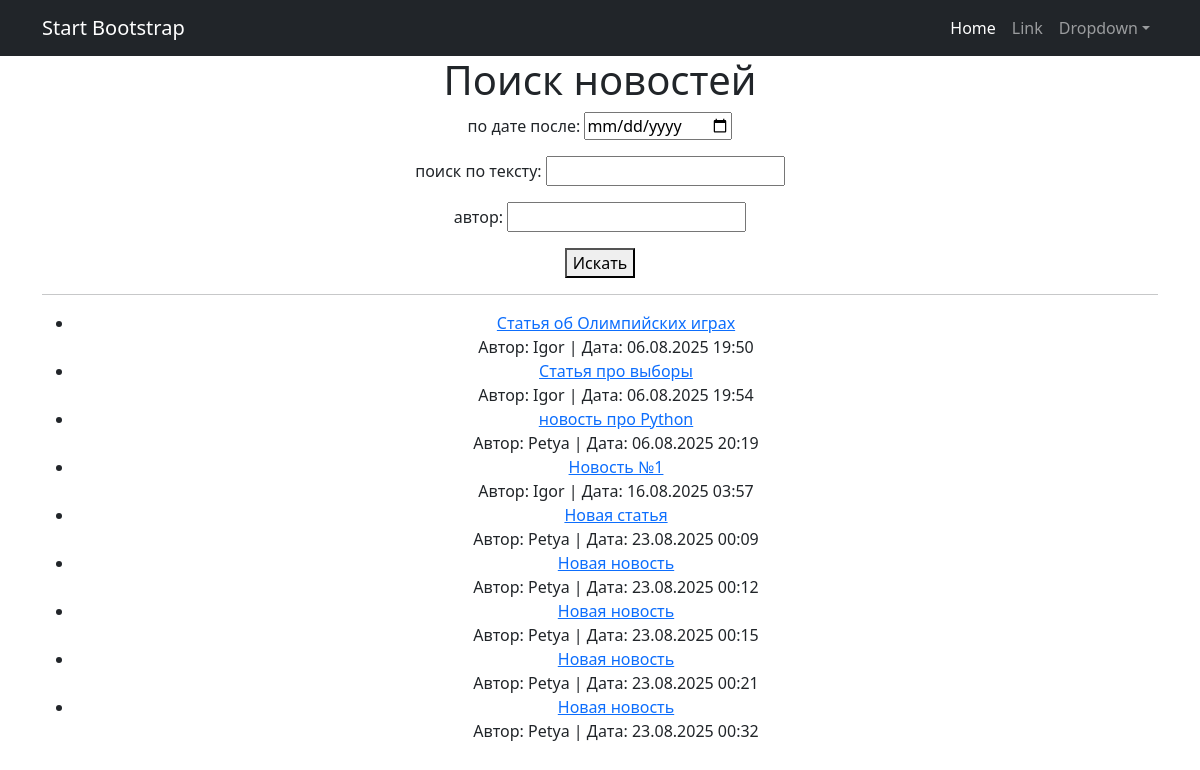
The page /news/search/ on the database as committed earlier.
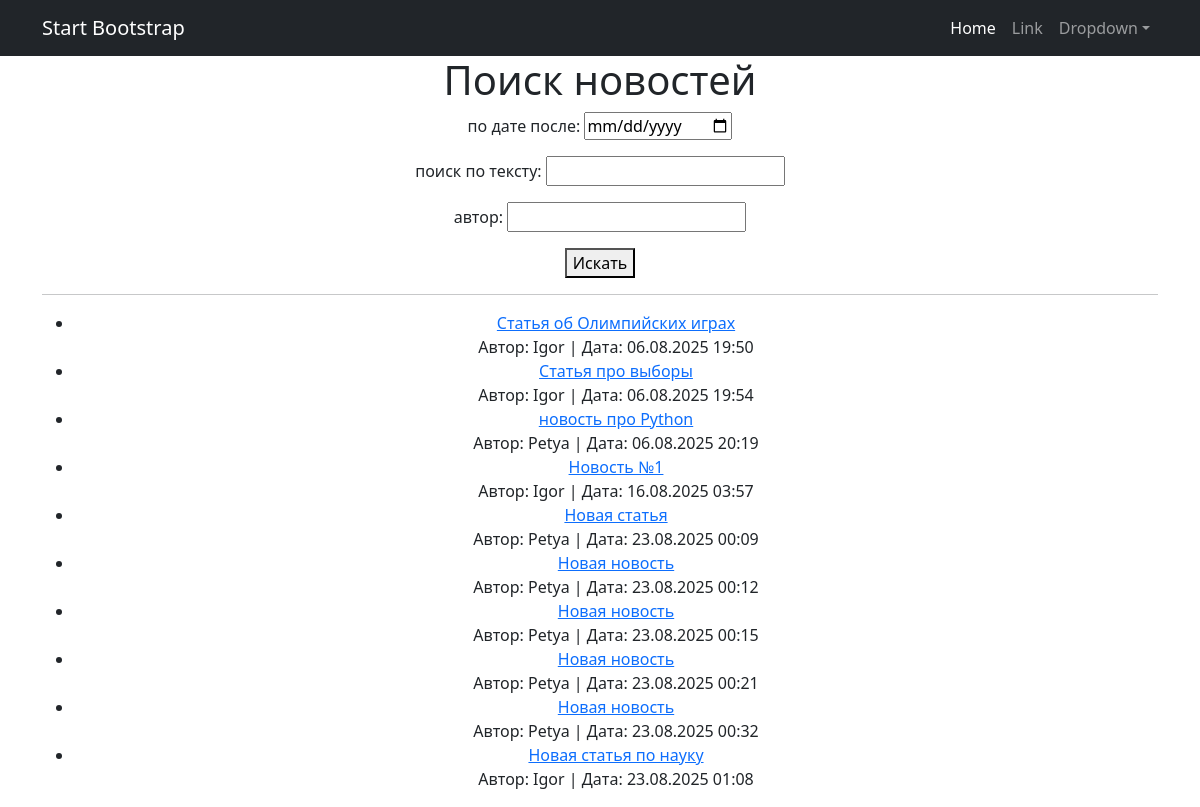
The same page on the database as committed later.
### news/models.py (models this page shows, shortened)
class Post(models.Model):
    ARTICLE = 'AR'
    NEWS = 'NW'
    POST_TYPES = [
        (ARTICLE, 'Статья'),
        (NEWS, 'Новость')
    ]
    author = models.ForeignKey('Author', on_delete=models.CASCADE)
    post_type = models.CharField(max_length=2, choices=POST_TYPES, default=ARTICLE)
    time_create = models.DateTimeField(auto_now_add=True)
    categories = models.ManyToManyField('Category', through='PostCategory')
    title = models.CharField(max_length=255)
    text = models.TextField()
    rating = models.IntegerField(default=0)

class Author(models.Model):
    user = models.OneToOneField(User, on_delete=models.CASCADE)
    rating = models.IntegerField(default=0)

### news/views.py (the view)
# urls.py: path('search/', NewsSearchView.as_view(), name='news_search'),
class NewsSearchView(ListView):
    model = Post
    template_name = 'news_search.html'
    context_object_name = 'posts'
    paginate_by = 10
    def get_queryset(self):
        queryset = super().get_queryset()
        self.filterset = PostFilter(self.request.GET, queryset=queryset)
        return self.filterset.qs
    def get_context_data(self, **kwargs):
        context = super().get_context_data(**kwargs)
        context['filterset'] = self.filterset
        return context

### templates/news_search.html (shortened to what this page needs)
{% extends 'flatpages/default.html' %}
{% block content %}
<h1>Поиск новостей</h1>
<form method="get">
    {{ filterset.form.as_p }}
    <button type="submit">Искать</button>
</form>
<hr>
<ul>
    {% for post in posts %}
        <li>
            <a href="{% url 'post_detail' post.pk %}">{{ post.title }}</a>
            <br>
            Автор: {{ post.author.user.username }} | Дата: {{ post.time_create|date:"d.m.Y H:i" }}
        </li>
    {% empty %}
        <li>Результаты не найдены</li>
    {% endfor %}
</ul>
{% endblock content %}

Rows that differ between the two databases and show on the page:
added Post: title "Новая статья по науку", author.user.username "Igor", time_create "23.08.2025 01:08"
